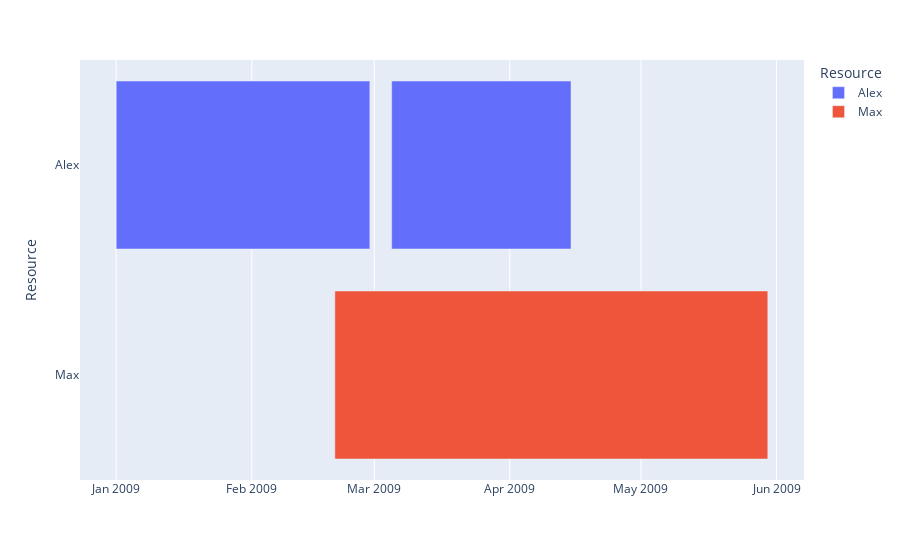

The notebook cell this image was saved under:
### Markdown cell above
## Gantt Charts and Timelines with plotly.express

### Code cell
import plotly.express as px
import pandas as pd

df = pd.DataFrame([
    dict(Task="Job A", Start='2009-01-01', Finish='2009-02-28', Resource="Alex"),
    dict(Task="Job B", Start='2009-03-05', Finish='2009-04-15', Resource="Alex"),
    dict(Task="Job C", Start='2009-02-20', Finish='2009-05-30', Resource="Max")
])

#fig = px.timeline(df, x_start="Start", x_end="Finish", y="Task", color="Resource")
fig = px.timeline(df, x_start="Start", x_end="Finish", y="Resource", color="Resource")
#fig.update_yaxes(autorange="reversed")
fig.show()

### Figure 1 — Plotly figure (JSON) as saved in the notebook; plotly's stock layout.template omitted (floating-point values rounded to 4 significant figures)
{"data": [{"alignmentgroup": "True", "base": ["2009-01-01", "2009-03-05"], "hovertemplate": "Resource=%{y}<br>Start=%{base}<br>Finish=%{x}<extra></extra>", "legendgroup": "Alex", "marker": {"color": "#636efa"}, "name": "Alex", "offsetgroup": "Alex", "orientation": "h", "showlegend": true, "textposition": "auto", "type": "bar", "x": [5011200000, 3542400000], "xaxis": "x", "y": ["Alex", "Alex"], "yaxis": "y"}, {"alignmentgroup": "True", "base": ["2009-02-20"], "hovertemplate": "Resource=%{y}<br>Start=%{base}<br>Finish=%{x}<extra></extra>", "legendgroup": "Max", "marker": {"color": "#EF553B"}, "name": "Max", "offsetgroup": "Max", "orientation": "h", "showlegend": true, "textposition": "auto", "type": "bar", "x": [8553600000], "xaxis": "x", "y": ["Max"], "yaxis": "y"}], "layout": {"barmode": "overlay", "legend": {"title": {"text": "Resource"}, "tracegroupgap": 0}, "margin": {"t": 60}, "xaxis": {"anchor": "y", "domain": [0, 1], "type": "date"}, "yaxis": {"anchor": "x", "categoryarray": ["Max", "Alex"], "categoryorder": "array", "domain": [0, 1], "title": {"text": "Resource"}}}}
